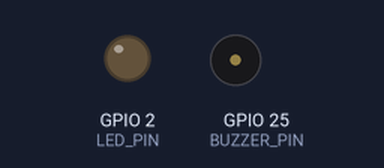
A sketch run on a simulated ESP32. Shown: output pins drawn as LEDs (lit = HIGH), buzzer (waves = sounding, pin HIGH).

Above: at 2.1 s.
At 5.0 s:
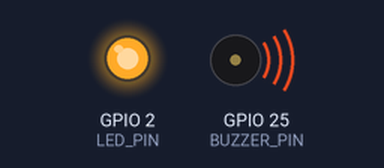
Timing chart, 0 to 7.2 s (numbered marks = the images above):
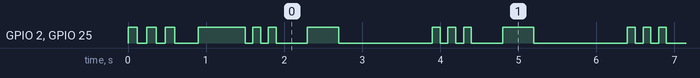

Measured:
- by itself, GPIO 2 (LED_PIN), GPIO 25 (BUZZER_PIN): moves between LOW and HIGH, repeating every 47.0 s
- by itself, everything shown: repeats every 12.5 s, in 20 steps

The sketch:

active_buzzer_test.ino
```cpp
// ESP32 + 3-wire Active Buzzer Module (GND, I/O, VCC)
// Wiring: VCC->3V3, GND->GND, I/O->GPIO 25
// Built-in LED on GPIO 2 blinks with buzzer

const int BUZZER_PIN = 25;
const int LED_PIN = 2;

void beepBurst(unsigned onMs, unsigned offMs, int times) {
  for (int i = 0; i < times; ++i) {
    // ON
    digitalWrite(BUZZER_PIN, HIGH);
    digitalWrite(LED_PIN, HIGH);

    delay(onMs);

    // OFF
    digitalWrite(BUZZER_PIN, LOW);
    digitalWrite(LED_PIN, LOW);

    if (i < times - 1) delay(offMs);
  }
}

void setup() {
  pinMode(BUZZER_PIN, OUTPUT);
  pinMode(LED_PIN, OUTPUT);
  digitalWrite(BUZZER_PIN, LOW);
  digitalWrite(LED_PIN, LOW);

  // Startup: three quick beeps
  beepBurst(120, 120, 3);
  delay(300);
  beepBurst(500, 0, 1);
}

void loop() {
  // Pattern: 3 short beeps, pause, 1 long beep, long pause
  beepBurst(100, 100, 3);
  delay(400);
  beepBurst(400, 0, 1);
  delay(1200);
}
```
